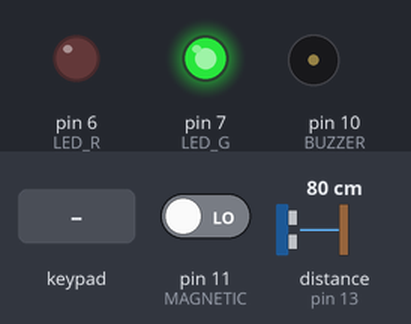
Bench run of a sketch on a simulated Arduino Uno, built with avr-gcc and run on an emulated ATmega328P. Parts: output pins drawn as LEDs (lit = HIGH), buzzer (waves = sounding). Dashed ring = blinking. Inputs (shaded band) come from the test bench; at power-on: pin 11 (MAGNETIC) LOW, distance to the obstacle (sensor on pin 13) 80 cm. What the sketch prints to the serial monitor is not drawn.

Above: at 1.2 s.
1.3 s: keypad keys 3 3 3 3 A pressed 0.4 s apart
At 3.6 s:
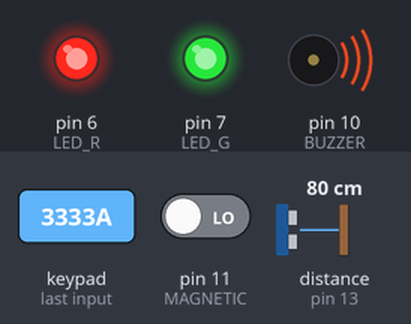
4.8 s: pin 11 (MAGNETIC) driven HIGH
7.8 s: key '1' pressed
At 8.44 s:
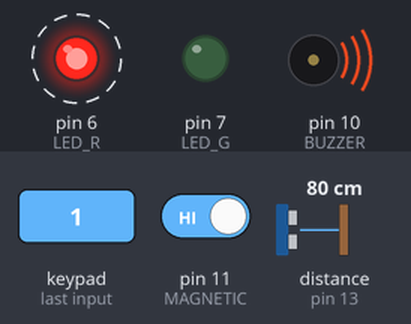
10.8 s: key '2' pressed
13.8 s: keypad keys 3 3 3 3 A # pressed 0.4 s apart
17.7 s: key '3' pressed
Timing chart, 0 to 21.7 s (numbered marks = the images above; inputs shaded):
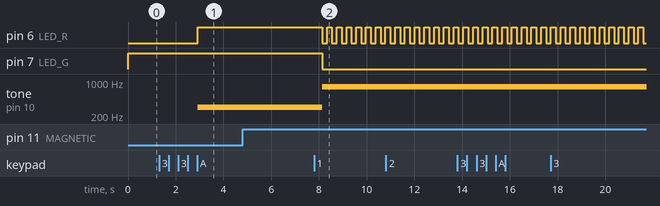

The sketch:

E3_T1.ino
```cpp
/*
Keypad reference code: https://github.com/Chris--A/Keypad/blob/master/examples/CustomKeypad/CustomKeypad.ino
Ultrasonic reference code: https://github.com/ErickSimoes/Ultrasonic/blob/master/examples/UltrasonicSimple/UltrasonicSimple.ino
Linear Hall reference code: https://arduinomodules.info/ky-024-linear-magnetic-hall-module/
Buzzer reference code: https://sensorkit.arduino.cc/sensorkit/module/lessons/lesson/04-the-buzzer
*/

#include <Keypad.h>
#include <Ultrasonic.h>

const byte ROWS = 4;
const byte COLS = 4;

char hexaKeys[ROWS][COLS] = {
  { '1', '2', '3', 'A' },
  { '4', '5', '6', 'B' },
  { '7', '8', '9', 'C' },
  { '*', '0', '#', 'D' }
};

byte colPins[COLS] = { 5, 4, 3, 2 };
byte rowPins[ROWS] = { A3, A2, A1, A0 };

#define LED_R 6
#define LED_G 7

#define BUZZER 10
#define MAGNETIC 11
Ultrasonic ultrasonic(12, 13);

Keypad kp = Keypad(makeKeymap(hexaKeys), rowPins, colPins, ROWS, COLS);

// Sensor inputs
int distanceCM, tamperDetection;

// System variables
int presence = 0, tamper = 0, N = 0, pinStatus = 0, systemStatus = 0, attempts = 0;
char input[5], PIN[5] = "3333A";

// Timer tracking for no delay
int refreshTime = 100;  // ms
unsigned long tCurr = 0, tPrev = 0, tTamper = 0, tPin = 0, tPanic = 0, tBlink = 0;

void setup() {
  pinMode(MAGNETIC, INPUT);
  pinMode(BUZZER, OUTPUT);
  pinMode(LED_R, OUTPUT);
  pinMode(LED_G, OUTPUT);
  Serial.begin(9600);
}

// ============= KEYPAD =============
void clearInput() {
  for (int i = 0; i < 5; i++) {
    input[i] = ' ';
  }
  N = 0;
}

/*
Returns a value for pinStatus
*/
bool verifyPIN() {
  for (int i = 0; i < 5; i++) {
    if (input[i] != PIN[i]) {
      clearInput();
      return false;
    }
  }
  clearInput();
  return true;
}

// ============= BUZZER =============
// Three state of Buzzer: none, warning, panic
void warningTone() {
  tone(BUZZER, 300);
}

void panicTone() {
  tone(BUZZER, 500, 400);
  tone(BUZZER, 800, 1000);
}

void stopTone() {
  noTone(BUZZER);
}

// ============= LED ============= //
void green() {
  digitalWrite(LED_R, LOW);
  digitalWrite(LED_G, HIGH);
}

void red() {
  digitalWrite(LED_R, HIGH);
  digitalWrite(LED_G, LOW);
}

void orange() {
  digitalWrite(LED_R, HIGH);
  digitalWrite(LED_G, HIGH);
}

bool blinkToggle = false;
void blinkingRed() {
  if (tBlink == 0) tBlink = tCurr;  // set starting time stamp

  if (tCurr - tBlink >= 200) {
    blinkToggle = !blinkToggle;
    tBlink = tCurr;
  }

  if (blinkToggle) {
    // Red for some time
    digitalWrite(LED_R, HIGH);
    digitalWrite(LED_G, LOW);
  } else {
    // Blank for some time
    digitalWrite(LED_R, LOW);
    digitalWrite(LED_G, LOW);
  }
}

// ============= CONTROL SYSTEM ============= //
unsigned long tDectection = 0;
bool wait = false;

void controlSystem() {
  switch (systemStatus) {
    case 0:  // Disarmed, green light
      if (pinStatus == 1) {
        systemStatus = 2;
        pinStatus = 0;
      } else if (pinStatus == 2) {
        systemStatus = 1;
        pinStatus = 0;
        attempts++;
      }

      green();
      stopTone();
      break;
    case 1:  // Warning state
      // Serial.print(tamper);
      // Serial.print(", ");
      // Serial.print(presence);
      // Serial.print(", ");
      if (pinStatus == 1) {
        systemStatus = 0;
        pinStatus = 0;
        attempts = 0;
      } else if (pinStatus == 2 && attempts == 2) {
        systemStatus = 3;
        pinStatus = 0;
      } else if (pinStatus == 2) {
        systemStatus = 1;
        attempts++;
        pinStatus = 0;
      }

      if (tCurr - tDectection > 5200) {
        // Serial.println("WAIT IS FALSE");
        wait = false;
      }

      if (!wait && tamper) {
        // Serial.print(tamper);
        // Serial.println("");
        if (tCurr - tDectection < 15000) {
          systemStatus = 3;
        }

        if (presence && tCurr - tDectection < 15000) {
          systemStatus = 3;
        }

        if (tCurr - tDectection >= 15000) {
          tDectection = 0;
        }
      }

      warningTone();
      orange();
      break;
    case 2:  // Armed state
      if (pinStatus == 1) {
        systemStatus = 0;
        attempts = 0;
        pinStatus = 0;
      }

      if (pinStatus == 2 && attempts == 2) {  // TODO: also check for number of attempts
        systemStatus = 3;
        pinStatus = 0;
      }

      if (pinStatus == 2) {  // TODO: also check for number of attempts
        attempts++;
        pinStatus = 0;
      }


      if (tamper || presence) {  // if there is presence or tamper, send to warning stage
        systemStatus = 1;
        tDectection = tCurr;
        wait = true;
      }

      stopTone();
      red();
      break;
    case 3:  // ALARM, panic mode
      if (pinStatus == 1) {
        systemStatus = 0;
        pinStatus = 0;
        attempts = 0;
        tDectection = 0;
      }
      panicTone();
      blinkingRed();
      break;
  }
}

// ============= LOOP ============= //
void loop() {
  tCurr = millis();

  // Keypad subsystem looping
  if (N == 5) {
    if (verifyPIN()) {
      pinStatus = 1;
      // toggle between disarmed (0) and armed (2)
      // if other states, go to disarmed
    } else {
      pinStatus = 2;
    }
  }

  char userInput = kp.getKey();
  if (userInput) {
    if (userInput == '*') clearInput();
    else if (N <= 4) {
      input[N] = userInput;
      N++;
    }
  }


  tamperDetection = digitalRead(MAGNETIC);
  if (tamperDetection) {
    tamper = 1;
    tTamper = tCurr;
  } else if (tamperDetection == 0 && tCurr - tTamper >= 5000) {
    tamper = 0;
    tTamper = -1;
  }


  controlSystem();
  // Serial.print(presence);
  Serial.println(input);


  if (tCurr - tPrev >= refreshTime) {
    tPrev = tCurr;
    distanceCM = ultrasonic.read();

    if (distanceCM < 100) {
      presence = 1;
    } else {
      presence = 0;
    }
  }
}
```

Measured:
- after the input at 1.3 s, pin 6 (LED_R): LOW → HIGH after 1.6 s; tone on pin 10 (BUZZER): silent → 300 Hz after 1.6 s
